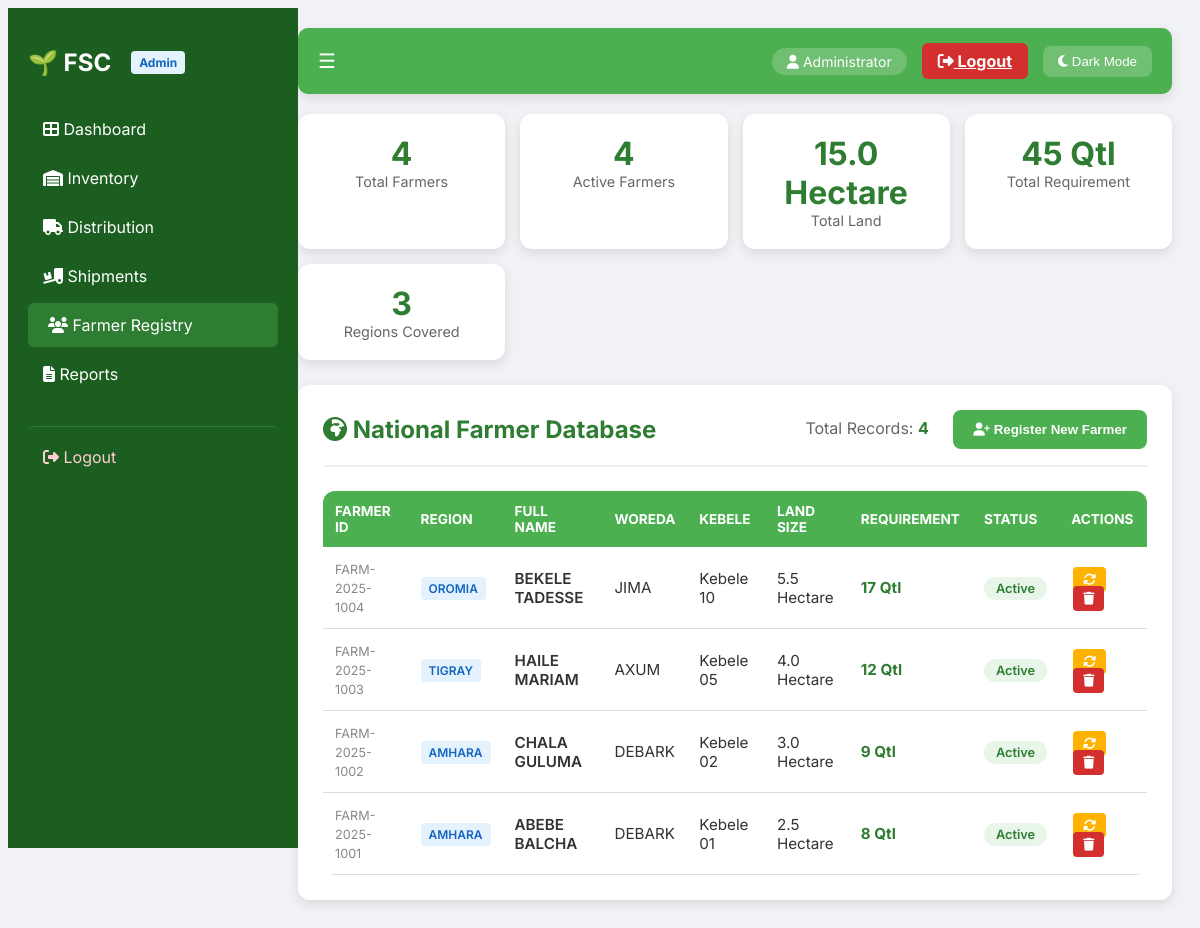
The page /farmer.php (signed in) on the database its author committed.
### tables this page shows
CREATE TABLE IF NOT EXISTS farmers (
    id INT AUTO_INCREMENT PRIMARY KEY,
    farmer_id VARCHAR(50) UNIQUE NOT NULL,
    region VARCHAR(100) NOT NULL,
    full_name VARCHAR(100) NOT NULL,
    woreda VARCHAR(100) NOT NULL,
    kebele VARCHAR(100) NOT NULL,
    land_size DECIMAL(10,2) NOT NULL,
    requirement DECIMAL(10,2) NOT NULL,
    status ENUM('Active', 'Inactive') DEFAULT 'Active',
    registration_date DATE DEFAULT (CURRENT_DATE),
    created_at TIMESTAMP DEFAULT CURRENT_TIMESTAMP
);

### farmer.php (the view, shortened to what this page needs)
<?php
require_once 'db_connect.php';
$user_role = $_SESSION['role'] ?? 'Customer';
$username = $_SESSION['username'] ?? 'User';
$full_name = $_SESSION['full_name'] ?? $username;
$can_edit_delete = ($user_role == 'Admin' || $user_role == 'Retailer');
$can_add = ($user_role == 'Admin' || $user_role == 'Retailer');
$result = $conn->query("SELECT * FROM farmers ORDER BY id DESC");
$total_farmers = $result->num_rows;
$active_farmers = 0;
$total_land = 0;
$total_requirement = 0;
$regions = [];
if ($result->num_rows > 0) {
    $result->data_seek(0);
    while($row = $result->fetch_assoc()) {
        if ($row['status'] == 'Active') $active_farmers++;
        $total_land += $row['land_size'];
        $total_requirement += $row['requirement'];
        if (!in_array($row['region'], $regions)) {
            $regions[] = $row['region'];
        }
    }
    $result->data_seek(0);
}
?>
<!DOCTYPE html>
<html lang="en">
<head>
    <link rel="stylesheet" href="https://cdnjs.cloudflare.com/ajax/libs/font-awesome/6.4.0/css/all.min.css">
   <link rel="stylesheet" type="text/css" href="farmer.css">
</head>
<body class="<?php echo isset($_COOKIE['darkMode']) && $_COOKIE['darkMode'] == 'true' ? 'dark-mode' : ''; ?>">
    <div class="sidebar" id="sidebar">
        <h2>🌱 FSC <span class="role-badge"><?php echo $user_role; ?></span></h2>
        <a href="dashboard.php"><i class="fas fa-th-large"></i> <span>Dashboard</span></a>
        <a href="inventory.php"><i class="fas fa-warehouse"></i> <span>Inventory</span></a>
        <a href="distribution.php"><i class="fas fa-truck"></i> <span>Distribution</span></a>
        <a href="shipments.php"><i class="fas fa-truck-loading"></i> <span>Shipments</span></a>
        <a href="farmer.php" class="active"><i class="fas fa-users"></i> <span>Farmer Registry</span></a>
        <a href="reports.php"><i class="fas fa-file-alt"></i> <span>Reports</span></a>
        <a href="logout.php" class="logout-link"><i class="fas fa-sign-out-alt"></i> <span>Logout</span></a>
    </div>
    <div class="main-content">
        <div class="topbar">
            <div class="toggle-btn" onclick="toggleSidebar()">☰</div>
            <div class="user-info">
                <span><i class="fas fa-user"></i> <?php echo $full_name; ?></span>
                <a href="logout.php" class="logout-btn"><i class="fas fa-sign-out-alt"></i> Logout</a>
                <button onclick="toggleMode()"><i class="fas fa-moon"></i> Dark Mode</button>
            </div>
        </div>
        <div class="stats-grid">
            <div class="stat-card">
                <div class="stat-value"><?php echo number_format($total_farmers); ?></div>
                <div class="stat-label">Total Farmers</div>
            </div>
            <div class="stat-card">
                <div class="stat-value"><?php echo number_format($active_farmers); ?></div>
                <div class="stat-label">Active Farmers</div>
            </div>
            <div class="stat-card">
                <div class="stat-value"><?php echo number_format($total_land, 1); ?> Hectare</div>
                <div class="stat-label">Total Land</div>
            </div>
            <div class="stat-card">
                <div class="stat-value"><?php echo number_format($total_requirement, 0); ?> Qtl</div>
                <div class="stat-label">Total Requirement</div>
            </div>
            <div class="stat-card">
                <div class="stat-value"><?php echo count($regions); ?></div>
                <div class="stat-label">Regions Covered</div>
            </div>
        </div>
        <div class="content-container">
            <div class="container-header">
                <h2 class="page-title"><i class="fas fa-globe-africa"></i> National Farmer Database</h2>
                <div>
                    <span style="color: var(--gray);">Total Records: <strong style="color: var(--primary);"><?php echo $total_farmers; ?></strong></span>
                    <?php if ($can_add): ?>
                    <button class="btn-add" onclick="openModal()" style="margin-left: 20px;">
                        <i class="fas fa-user-plus"></i> Register New Farmer
                    </button>
                    <?php endif; ?>
                </div>
            </div>
            <table>
                <thead>
                    <tr>
                        <th>Farmer ID</th>
                        <th>Region</th>
                        <th>Full Name</th>
                        <th>Woreda</th>
                        <th>Kebele</th>
                        <th>Land Size</th>
                        <th>Requirement</th>
                        <th>Status</th>
                        <?php if ($can_edit_delete): ?>
                        <th>Actions</th>
                        <?php endif; ?>
                    </tr>
                </thead>
                <tbody>
                    <?php if ($result && $result->num_rows > 0): ?>
                        <?php while($row = $result->fetch_assoc()): ?>
                            <tr>
                                <td><small style="color:#888"><?php echo htmlspecialchars($row['farmer_id']); ?></small></td>
                                <td><span class="region-badge"><?php echo htmlspecialchars($row['region']); ?></span></td>
                                <td style="font-weight:600"><?php echo htmlspecialchars($row['full_name']); ?></td>
                                <td><?php echo htmlspecialchars($row['woreda']); ?></td>
                                <td><?php echo htmlspecialchars($row['kebele']); ?></td>
                                <td><?php echo number_format($row['land_size'], 1); ?> Hectare</td>
                                <td style="color:var(--primary); font-weight:700"><?php echo number_format($row['requirement'], 0); ?> Qtl</td>
                                <td>
                                    <span class="status-badge status-<?php echo strtolower($row['status']); ?>">
                                        <?php echo $row['status']; ?>
                                    </span>
                                </td>
                                <?php if ($can_edit_delete): ?>
                                <td>
                                    <a href="farmer.php?toggle_status=<?php echo $row['id']; ?>" class="btn-toggle" onclick="return confirm('Toggle status for this farmer?')">
                                        <i class="fas fa-sync-alt"></i>
                                    </a>
                                    <a href="farmer.php?delete=<?php echo $row['id']; ?>" class="btn-delete" onclick="return confirm('Delete this farmer record?')">
                                        <i class="fas fa-trash"></i>
                                    </a>
                                </td>
                                <?php endif; ?>
                            </tr>
                        <?php endwhile; ?>
                    <?php else: ?>
                        <tr><td colspan="<?php echo $can_edit_delete ? '9' : '8'; ?>" style="text-align:center; padding:30px;">No farmers registered yet.</td></tr>
                    <?php endif; ?>
                </tbody>
            </table>
        </div>
    </div>
</body>
</html>

### farmer.css (style rules this page uses)
:root { --primary: #2e7d32; --bg: #f0f2f5; --white: #ffffff; --gray: #666; --shadow: 0 4px 12px rgba(0,0,0,0.1); --header-bg: #4caf50; --error-color: #f44336; --success-color: #4caf50; }
body { font-family: 'Inter', sans-serif; background: var(--bg); transition: 0.3s; }
.sidebar { width: 250px; height: 100vh; position: fixed; background: #1b5e20; padding: 20px; transition: 0.3s; z-index: 1000; }
.sidebar h2 { color: white; margin-bottom: 30px; font-size: 1.5rem; display: flex; align-items: center; gap: 10px; }
.sidebar a { display: block; color: white; padding: 12px 15px; text-decoration: none; transition: 0.3s; border-radius: 6px; margin-bottom: 5px; }
.sidebar a:hover, .sidebar a.active { background: #2e7d32; padding-left: 20px; }
.sidebar a.logout-link { margin-top: 30px; color: #ffcdd2; border-top: 1px solid #2e7d32; padding-top: 20px; }
.main-content { margin-left: 270px; padding: 20px; transition: 0.3s; }
.topbar { display: flex; justify-content: space-between; align-items: center; background: var(--header-bg); padding: 15px 20px; border-radius: 10px; margin-bottom: 20px; color: white; box-shadow: var(--shadow); }
.topbar .toggle-btn { cursor: pointer; font-size: 20px; }
.topbar button { padding: 8px 15px; border: none; border-radius: 8px; background: rgba(255,255,255,0.2); color: white; cursor: pointer; transition: 0.3s; }
.topbar .user-info { display: flex; align-items: center; gap: 15px; }
.topbar .user-info span { background: rgba(255,255,255,0.2); padding: 5px 15px; border-radius: 20px; font-size: 14px; }
.topbar .logout-btn { background: #d32f2f; color: white; border: none; padding: 8px 16px; border-radius: 6px; cursor: pointer; font-weight: bold; transition: 0.3s; }
.stats-grid { display: grid; grid-template-columns: repeat(auto-fit, minmax(200px, 1fr)); gap: 15px; margin-bottom: 25px; }
.stat-card { background: white; padding: 20px; border-radius: 12px; box-shadow: var(--shadow); text-align: center; }
.stat-card .stat-value { font-size: 2rem; font-weight: bold; color: var(--primary); }
.stat-card .stat-label { color: var(--gray); font-size: 0.9rem; }
.content-container { background: var(--white); padding: 25px; border-radius: 12px; box-shadow: var(--shadow); color: #333; }
.container-header { display: flex; justify-content: space-between; align-items: center; margin-bottom: 1.5rem; border-bottom: 2px solid #f0f0f0; padding-bottom: 1rem; flex-wrap: wrap; gap: 15px; }
h2.page-title { color: var(--primary); margin: 0; }
table { width: 100%; border-collapse: collapse; background: transparent; border-radius: 12px; overflow: hidden; }
th { background: var(--header-bg); color: white; text-align: left; padding: 12px; font-size: 0.85rem; text-transform: uppercase; }
td { padding: 12px; border-bottom: 1px solid #ddd; font-size: 0.95rem; }
.region-badge { background: #e3f2fd; color: #1565c0; padding: 4px 8px; border-radius: 4px; font-weight: 600; font-size: 0.75rem; }
.status-badge { padding: 4px 12px; border-radius: 20px; font-size: 0.8rem; font-weight: 600; }
.status-active { background: #e8f5e9; color: #2e7d32; }
.btn-add { background: var(--header-bg); color: white; border: none; padding: 12px 20px; border-radius: 8px; cursor: pointer; font-weight: bold; transition: 0.3s; }
.btn-delete, .btn-toggle { padding: 5px 10px; border: none; border-radius: 4px; cursor: pointer; margin: 0 2px; color: white; font-size: 0.8rem; }
.btn-delete { background: #d32f2f; }
.btn-toggle { background: #ffb300; }
.role-badge { background: #e3f2fd; color: #1565c0; padding: 4px 8px; border-radius: 4px; font-size: 0.75rem; font-weight: bold; margin-left: 10px; }

### rows shown on the page
farmers: farmer "FARM-2025-1004", region "OROMIA", full_name "BEKELE TADESSE", woreda "JIMA", kebele "Kebele 10", land_size "5.5", requirement "17", status "Active"
farmers: farmer "FARM-2025-1003", region "TIGRAY", full_name "HAILE MARIAM", woreda "AXUM", kebele "Kebele 05", land_size "4.0", requirement "12", status "Active"
farmers: farmer "FARM-2025-1002", region "AMHARA", full_name "CHALA GULUMA", woreda "DEBARK", kebele "Kebele 02", land_size "3.0", requirement "9", status "Active"
farmers: farmer "FARM-2025-1001", region "AMHARA", full_name "ABEBE BALCHA", woreda "DEBARK", kebele "Kebele 01", land_size "2.5", requirement "8", status "Active"

### other values the page prints
$user_role "Admin"
$full_name "Administrator"
$total_farmers "4"
$active_farmers "4"
$total_land "15.0"
$total_requirement "45"
count($regions) "3"
